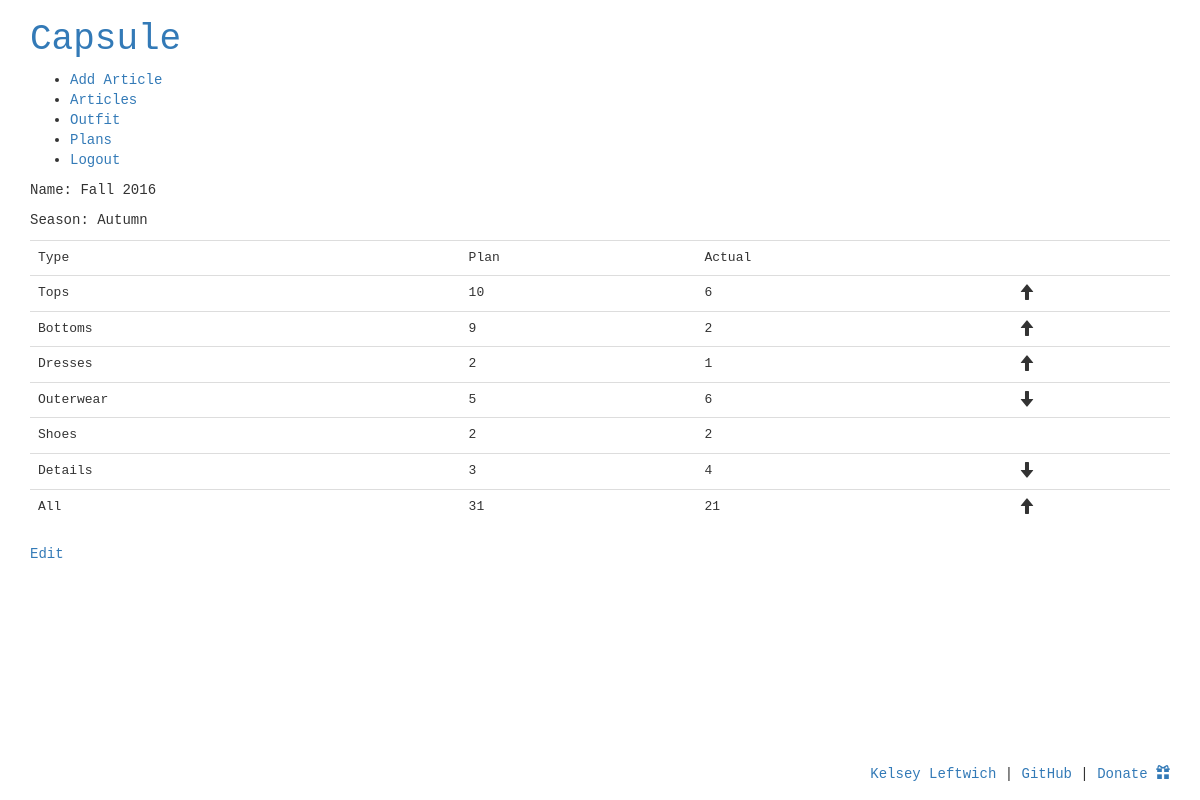
/plan/1/ (signed in), run on the app's committed database.
### grid/models.py (models this page shows, shortened)
class Plan(models.Model):
	SEASON_TYPES = (
		('W','Winter'),
		('P','Spring'),
		('S','Summer'),
		('A','Autumn'),
		)
	name = models.CharField(max_length=255)
	user = models.ForeignKey(User, on_delete=models.CASCADE, null=False)
	season_type = models.CharField(max_length=1, choices=SEASON_TYPES, null=True)
	top_count = models.IntegerField(blank=False, null=False, default=1, validators=[MinValueValidator(0)])
	bottom_count = models.IntegerField(blank=False, null=False, default=1, validators=[MinValueValidator(0)])
	dress_count = models.IntegerField(blank=False, null=False, default=1, validators=[MinValueValidator(0)])
	shoe_count = models.IntegerField(blank=False, null=False, default=1, validators=[MinValueValidator(0)])
	details_count = models.IntegerField(blank=False, null=False, default=1, validators=[MinValueValidator(0)])
	outer_count = models.IntegerField(blank=False, null=False, default=1, validators=[MinValueValidator(0)])
	def total(self):
		total = self.top_count + self.bottom_count + self.dress_count + self.shoe_count + self.details_count + self.outer_count
		return total

### grid/views.py (the view)
# urls.py: url(r'^plan/(?P<plan_id>[0-9]+)/$', views.plan_detail, name='plan_detail'),
@login_required
def plan_detail(request, plan_id):
	plan = Plan.objects.get(id=plan_id)
	if plan.user != request.user:
		raise Http404
	tops_actual = Article.objects.filter(article_type='T', user=request.user).count()
	bottoms_actual = Article.objects.filter(article_type='B', user=request.user).count()
	dresses_actual = Article.objects.filter(article_type='D', user=request.user).count()
	details_actual = Article.objects.filter(article_type='A', user=request.user).count()
	shoes_actual = Article.objects.filter(article_type='S', user=request.user).count()
	outer_actual = Article.objects.filter(article_type='O', user=request.user).count()
	total_actual = Article.objects.filter(user=request.user).count()
	return render(
		request,
		'plans/plan_detail.html',{
			'plan_id': plan_id,
			'plan': plan,
			'tops_actual': tops_actual,
			'bottoms_actual': bottoms_actual,
			'dresses_actual': dresses_actual,
			'details_actual': details_actual,
			'shoes_actual': shoes_actual,
			'outer_actual': outer_actual,
			'total_actual': total_actual,
		}
		)

### grid/templates/plans/plan_detail.html (shortened to what this page needs)
{% extends 'base.html' %}
{% block content %}
{% if plan %}
<p>Name: {{plan.name}}</p>
<p>Season: {{plan.get_season_type_display}}</p>
<table class="table">
	<tr>
		<td>Type</td>
		<td>Plan</td>
		<td>Actual</td>
		<td></td>
	</tr>
	<tr>
		<td>Tops</td>
		<td>{{ plan.top_count }}</td>
		<td>{{tops_actual}}</td>
		<td>
			{% include 'includes/plan_compare.html' with plan_var=plan.top_count actual_var=tops_actual%}
		</td>
	</tr>
	<tr>
		<td>Bottoms</td>
		<td>
			{{plan.bottom_count}}
		</td>
		<td>{{bottoms_actual}}</td>
		<td>
			{% include 'includes/plan_compare.html' with plan_var=plan.bottom_count actual_var=bottoms_actual%}
		</td>
	</tr>
	<tr>
		<td>Dresses</td>
		<td>
			{{plan.dress_count}}
		</td>
		<td>{{dresses_actual}}</td>
		<td>
			{% include 'includes/plan_compare.html' with plan_var=plan.dress_count actual_var=dresses_actual%}
		</td>
	</tr>
	<tr>
		<td>Outerwear</td>
		<td>
			{{plan.outer_count}}
		</td>
		<td>{{outer_actual}}</td>
		<td>
			{% include 'includes/plan_compare.html' with plan_var=plan.outer_count actual_var=outer_actual%}
		</td>
	</tr>
	<tr>
		<td>Shoes</td>
		<td>
			{{plan.shoe_count}}
		</td>
		<td>{{shoes_actual}}</td>
		<td>
		</td>
	</tr>
	<tr>
		<td>Details</td>
		<td>
			{{plan.details_count}}
		</td>
		<td>{{details_actual}}</td>
		<td>
			{% include 'includes/plan_compare.html' with plan_var=plan.details_count actual_var=details_actual%}
		</td>
	</tr>
	<tr>
		<td>
			All
		</td>
		<td>
			{{plan.total}}
		</td>
		<td>
			{{total_actual}}
		</td>
		<td>
			{% include 'includes/plan_compare.html' with plan_var=plan.total actual_var=total_actual%}
		</td>
	</tr>
</table>
<p>
	<a href="{% url 'edit_plan' plan_id=plan.id %}">Edit</a>
</p>
{% else %}
No plan set. <a href="{% url 'new_plan' %}">Create Plan</a>
{% endif %}
{% endblock content %}

### grid/static/css/style.css (style rules this page uses)
body { font-family: monospace; }

### data on the page
Plan: name "Fall 2016", season_type "Autumn", top_count "10", bottom_count "9", dress_count "2", outer_count "5", shoe_count "2", details_count "3", total "31"

### other printed values
{{ tops_actual }} "6"
{{ bottoms_actual }} "2"
{{ dresses_actual }} "1"
{{ outer_actual }} "6"
{{ shoes_actual }} "2"
{{ details_actual }} "4"
{{ total_actual }} "21"
